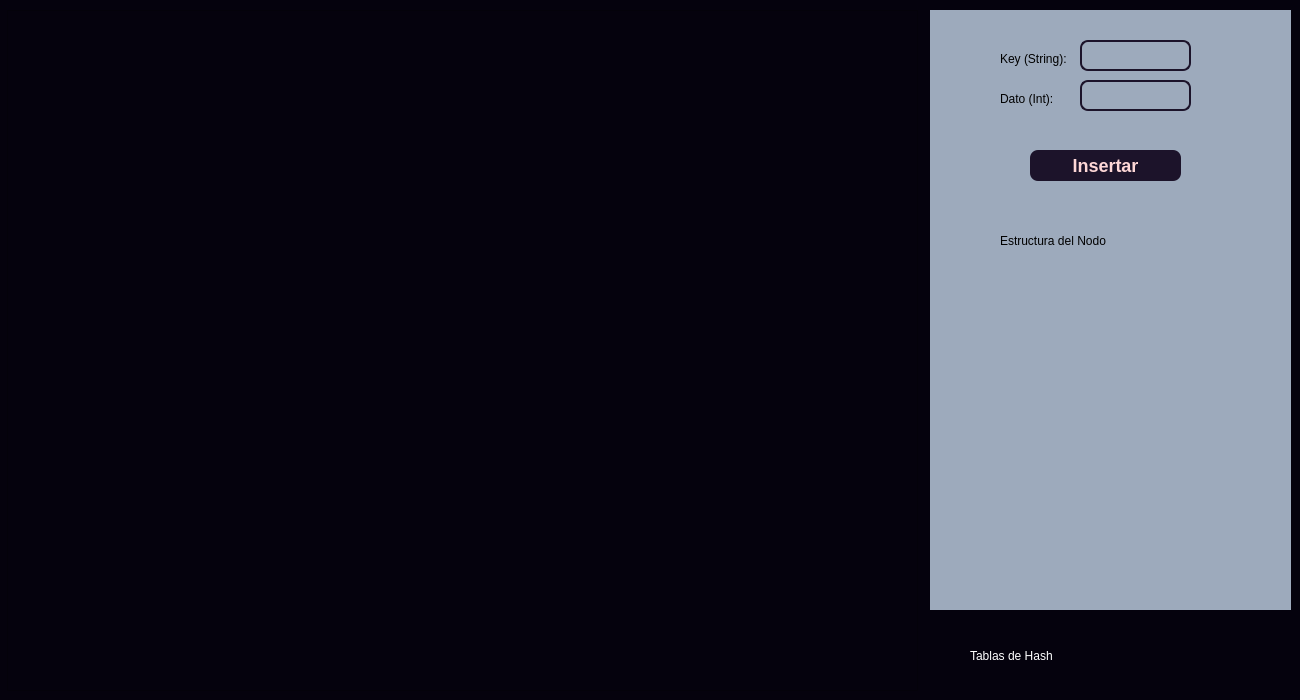
<?xml version="1.0" encoding="UTF-8"?>
<ui version="4.0">
 <class>hashform</class>
 <widget class="QDialog" name="hashform">
  <property name="geometry">
   <rect>
    <x>0</x>
    <y>0</y>
    <width>1300</width>
    <height>700</height>
   </rect>
  </property>
  <property name="windowTitle">
   <string>Dialog</string>
  </property>
  <property name="styleSheet">
   <string notr="true">background: rgb(5,2,13);</string>
  </property>
  <widget class="QScrollArea" name="scrollArea">
   <property name="geometry">
    <rect>
     <x>7</x>
     <y>10</y>
     <width>911</width>
     <height>681</height>
    </rect>
   </property>
   <property name="widgetResizable">
    <bool>true</bool>
   </property>
   <widget class="QWidget" name="scrollAreaWidgetContents_2">
    <property name="geometry">
     <rect>
      <x>0</x>
      <y>0</y>
      <width>909</width>
      <height>679</height>
     </rect>
    </property>
    <layout class="QGridLayout" name="gridLayout_2">
     <item row="0" column="0">
      <widget class="QLabel" name="labelGrafico_2">
       <property name="text">
        <string/>
       </property>
      </widget>
     </item>
    </layout>
   </widget>
  </widget>
  <widget class="QWidget" name="widget" native="true">
   <property name="geometry">
    <rect>
     <x>930</x>
     <y>10</y>
     <width>361</width>
     <height>681</height>
    </rect>
   </property>
   <property name="styleSheet">
    <string notr="true">background: #9DAABC;</string>
   </property>
   <widget class="QPushButton" name="btnInsertar">
    <property name="geometry">
     <rect>
      <x>100</x>
      <y>140</y>
      <width>151</width>
      <height>31</height>
     </rect>
    </property>
    <property name="styleSheet">
     <string notr="true">QPushButton {
	background-color: rgb(28,19,42);
    border-style: outset;
    border-width: 0px;
    border-radius: 8px;
    border-color: beige;
    font: bold 18px;
	color: rgb(254,215,215);
    padding: 6px;
}</string>
    </property>
    <property name="text">
     <string>Insertar</string>
    </property>
   </widget>
   <widget class="QTextEdit" name="inputKey">
    <property name="geometry">
     <rect>
      <x>150</x>
      <y>30</y>
      <width>111</width>
      <height>31</height>
     </rect>
    </property>
    <property name="styleSheet">
     <string notr="true">
QTextEdit{
border:2px;
border-style:solid;
border-color:rgb(28,19,42);
border-radius: 8px;
}

QTextEdit:focus {
    background-color: #DDD;
}</string>
    </property>
   </widget>
   <widget class="QTextEdit" name="inputDato">
    <property name="geometry">
     <rect>
      <x>150</x>
      <y>70</y>
      <width>111</width>
      <height>31</height>
     </rect>
    </property>
    <property name="styleSheet">
     <string notr="true">
QTextEdit{
border:2px;
border-style:solid;
border-color:rgb(28,19,42);
border-radius: 8px;
}

QTextEdit:focus {
    background-color: #DDD;
}</string>
    </property>
   </widget>
   <widget class="QLabel" name="label">
    <property name="geometry">
     <rect>
      <x>70</x>
      <y>40</y>
      <width>71</width>
      <height>17</height>
     </rect>
    </property>
    <property name="text">
     <string>Key (String):</string>
    </property>
   </widget>
   <widget class="QLabel" name="label_2">
    <property name="geometry">
     <rect>
      <x>70</x>
      <y>80</y>
      <width>54</width>
      <height>17</height>
     </rect>
    </property>
    <property name="text">
     <string>Dato (Int):</string>
    </property>
   </widget>
   <widget class="QWidget" name="widget_2" native="true">
    <property name="geometry">
     <rect>
      <x>-10</x>
      <y>600</y>
      <width>401</width>
      <height>91</height>
     </rect>
    </property>
    <property name="styleSheet">
     <string notr="true">background: rgb(5,2,13);</string>
    </property>
    <widget class="QLabel" name="label_3">
     <property name="geometry">
      <rect>
       <x>50</x>
       <y>20</y>
       <width>251</width>
       <height>51</height>
      </rect>
     </property>
     <property name="styleSheet">
      <string notr="true">background: transparent;
font: 25pt &quot;Cooper Black&quot;;
color: white;</string>
     </property>
     <property name="text">
      <string>Tablas de Hash</string>
     </property>
     <property name="textFormat">
      <enum>Qt::AutoText</enum>
     </property>
    </widget>
   </widget>
   <widget class="QLabel" name="label_4">
    <property name="geometry">
     <rect>
      <x>70</x>
      <y>210</y>
      <width>201</width>
      <height>41</height>
     </rect>
    </property>
    <property name="styleSheet">
     <string notr="true">background: transparent;
font: 14pt &quot;Cooper Black&quot;;
color: black;</string>
    </property>
    <property name="text">
     <string>Estructura del Nodo</string>
    </property>
    <property name="textFormat">
     <enum>Qt::AutoText</enum>
    </property>
   </widget>
   <widget class="QLabel" name="labelCodeImg">
    <property name="geometry">
     <rect>
      <x>0</x>
      <y>260</y>
      <width>371</width>
      <height>331</height>
     </rect>
    </property>
    <property name="text">
     <string/>
    </property>
   </widget>
  </widget>
 </widget>
 <resources/>
 <connections/>
</ui>
